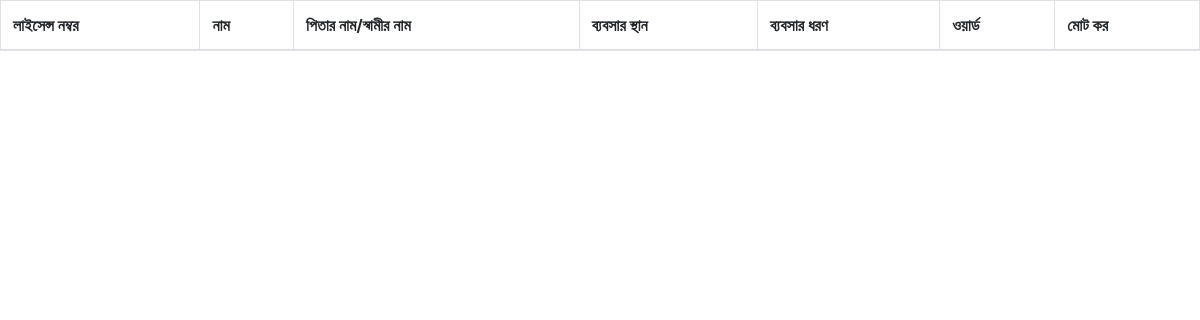
/banijjik.php, run on an earlier commit of the app's database.
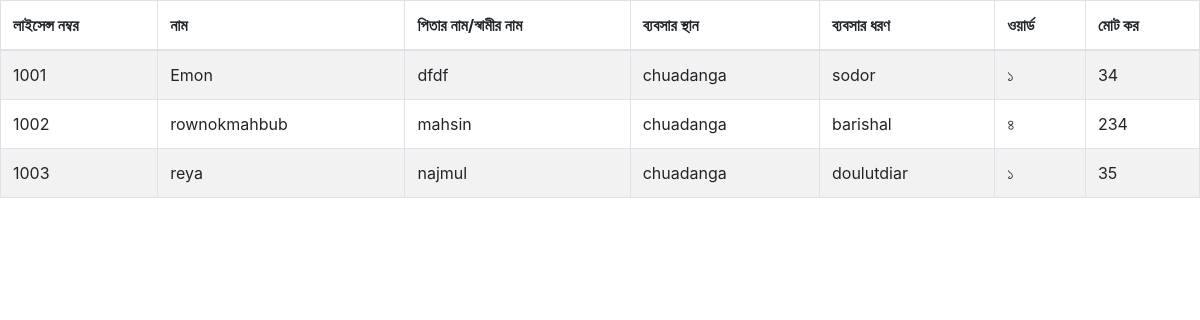
And on a later commit of the database.
### tables this page shows
CREATE TABLE `tadeentry` (
  `licence_no` int(11) NOT NULL,
  `name` varchar(255) NOT NULL,
  `father_husband` varchar(255) NOT NULL,
  `mother_name` varchar(255) NOT NULL,
  `word` varchar(255) NOT NULL,
  `voterid` varchar(255) NOT NULL,
  `kor` varchar(255) NOT NULL,
  `messars` varchar(255) NOT NULL,
  `babshardhoron` varchar(255) NOT NULL
);

### banijjik.php (the view, shortened to what this page needs)
<?php
    include '_dbconnect.php';
?>
<!DOCTYPE html>
<html lang="en">
<head>
    <link rel="stylesheet" href="https://cdnjs.cloudflare.com/ajax/libs/twitter-bootstrap/4.5.2/css/bootstrap.css">
    <link rel="stylesheet" href="https://cdn.datatables.net/1.10.23/css/dataTables.bootstrap4.min.css">
</head>
<body>
    <table id="example" class="table table-striped table-bordered" style="width:100%">
        <thead>
            <tr>
            <th>লাইসেন্স নম্বর</th>
            <th>নাম</th>
            <th>পিতার নাম/স্বামীর নাম</th>
            <th>ব্যবসার স্থান</th>
            <th>ব্যবসার ধরণ</th>
            <th>ওয়ার্ড</th>
            <th>মোট কর</th>
            </tr>
        </thead>
        <tbody>
            <?php
                 $query = "SELECT * FROM tadeentry  ";
                $all_data = mysqli_query($con, $query);
                while($row = mysqli_fetch_array($all_data)){
                    ?>
                        <tr>
                        <td><?= $row['licence_no'] ?></td>
              <td><?= $row['name'] ?></td>
              <td><?= $row['father_husband'] ?></td>
              <td><?= $row['messars'] ?></td>
              <td><?= $row['babshardhoron'] ?></td>
              <td><?= $row['word'] ?></td>
              <td><?= $row['kor'] ?></td>
                        </tr>
                    <?php
                }
            ?>
        </tbody>
    </table>
</body>
</html>

What changed in the data, as far as the page shows it:
added tadeentry: licence_no "1001", name "Emon", father_husband "dfdf", messars "chuadanga", babshardhoron "sodor", word "১", kor "34"
added tadeentry: licence_no "1002", name "rownokmahbub", father_husband "mahsin", messars "chuadanga", babshardhoron "barishal", word "৪", kor "234"
added tadeentry: licence_no "1003", name "reya", father_husband "najmul", messars "chuadanga", babshardhoron "doulutdiar", word "১", kor "35"
